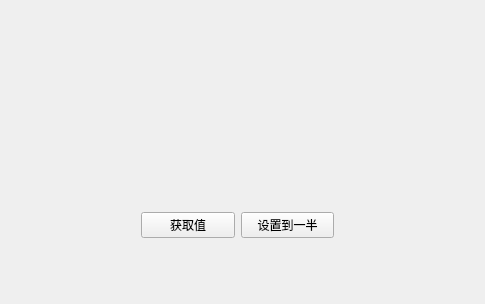
<?xml version="1.0" encoding="UTF-8"?>
<ui version="4.0">
 <class>Widget</class>
 <widget class="QWidget" name="Widget">
  <property name="geometry">
   <rect>
    <x>0</x>
    <y>0</y>
    <width>485</width>
    <height>304</height>
   </rect>
  </property>
  <property name="windowTitle">
   <string>Widget</string>
  </property>
  <widget class="SmallWidget" name="widget" native="true">
   <property name="geometry">
    <rect>
     <x>50</x>
     <y>110</y>
     <width>381</width>
     <height>81</height>
    </rect>
   </property>
  </widget>
  <widget class="QWidget" name="widget_2" native="true">
   <property name="geometry">
    <rect>
     <x>130</x>
     <y>200</y>
     <width>215</width>
     <height>50</height>
    </rect>
   </property>
   <layout class="QHBoxLayout" name="horizontalLayout">
    <item>
     <widget class="QPushButton" name="get">
      <property name="text">
       <string>获取值</string>
      </property>
     </widget>
    </item>
    <item>
     <widget class="QPushButton" name="set">
      <property name="text">
       <string>设置到一半</string>
      </property>
     </widget>
    </item>
   </layout>
  </widget>
 </widget>
 <layoutdefault spacing="6" margin="11"/>
 <customwidgets>
  <customwidget>
   <class>SmallWidget</class>
   <extends>QWidget</extends>
   <header location="global">smallwidget.h</header>
   <container>1</container>
  </customwidget>
 </customwidgets>
 <resources/>
 <connections/>
</ui>
